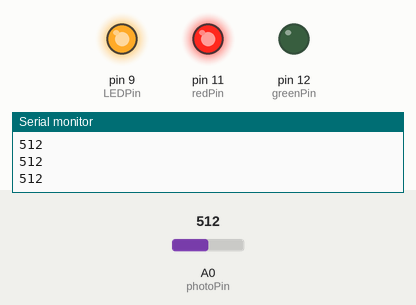
The sketch below on a simulated Arduino Uno, built with avr-gcc and run on an emulated ATmega328P. On the bench: output pins drawn as LEDs (lit = HIGH), the last lines printed to the serial monitor. Inputs (shaded band) come from the test bench; at power-on: A0 (photoPin) = 512.

Above: at 1.2 s.
1.3 s: A0 (photoPin) set to 122
At 2.5 s:
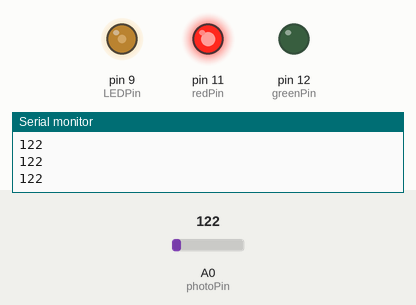
2.8 s: A0 (photoPin) set to 0
At 4.0 s:
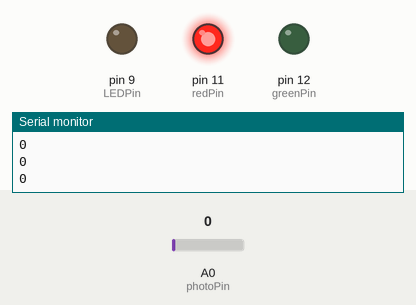
4.3 s: A0 (photoPin) set to 3
At 5.2 s:
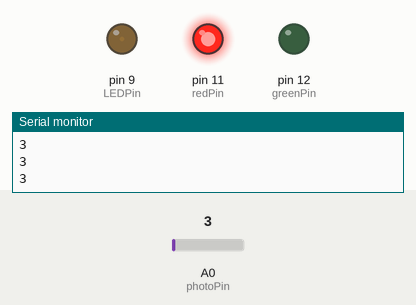
5.8 s: A0 (photoPin) set to 306
At 14.0 s:
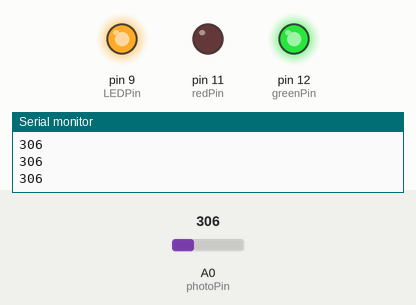
Timing chart, 0 to 26.9 s (numbered marks = the images above; inputs shaded):
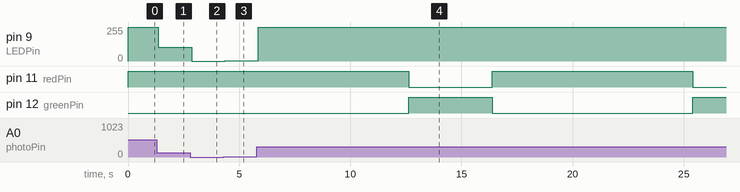

The sketch:

photoResistor.ino
```cpp
//---------------------------------------------------//
//                                                   //
//             Arduino Photoresistor reader          //
//             Deigned for ROSpiBot project          //
//                                                   //
//  Sketch by Andrea Fioroni (andrifiore@gmail.com)  //
//                                                   //
//                  GitHub repo:                     //
// https://github.com/isarlab-department-engineering //
//                                                   //
//---------------------------------------------------//

// This sketch reads the analogic value from a photoresistor
// and communicates it to a Raspberry through the serial port

#define photoPin A0   // photoresistor pin
#define LEDPin 9      // LED pin
#define spinDelay 200 // complessive loop delay
#define ledDelay 50   // LED blink delay
#define redPin  11     // red semaphore pin
#define greenPin  12   // green semaphore pin

int photoSensor = 0;
int semaphoreState = 0;
int semaphoreCount = 0;

void setup() {
  Serial.begin(9600); // initialise serial port (9600 baud)
  pinMode(photoPin, INPUT); // setupt photoresistor as input
  pinMode(LEDPin, OUTPUT);  // setupt LED pin as output
  pinMode(redPin, OUTPUT);  // setupt red semaphore pin as output
  pinMode(greenPin, OUTPUT);  // setupt green semaphore pin as output
  analogWrite(LEDPin, 0);   // shutdown LED
  digitalWrite(redPin, HIGH); // start with red semaphore
  semaphoreCount = 35;
}

void loop() {
  photoSensor = analogRead(photoPin); // read photoresistor
  Serial.println(photoSensor);  // write photoresistor value on the serial port

  semaphoreCount = semaphoreCount+1;
  if(semaphoreCount == 60) { // 12*5 = 60 (every loop is 200 ms, so they will swap every 12 secs
    swapSemaphore();
  }

  analogWrite(LEDPin, map(photoSensor,0,300,0,255));
  //blinkLED();

  delay(spinDelay - ledDelay);
}

void blinkLED() {
  analogWrite(LEDPin, 20);  // LED on
  delay(ledDelay);
  analogWrite(LEDPin, 0);   // LED off
}

void swapSemaphore() {
  if(semaphoreState == 1) { // green
    semaphoreState = 0;
    semaphoreCount = 35;
    digitalWrite(redPin, LOW);
    digitalWrite(greenPin, HIGH);
  } else { // red
    semaphoreState = 1;
    semaphoreCount = 0;
    digitalWrite(redPin, HIGH);
    digitalWrite(greenPin, LOW);
  }
}
```

Measured:
- after the input at 1.3 s, pin 9 (LEDPin): 255/255 → 103/255 after 0.05 s
- after the input at 2.8 s, pin 9 (LEDPin): 103/255 → 0/255 after 0.06 s
- after the input at 4.3 s, pin 9 (LEDPin): 0/255 → 2/255 after 0.06 s
- after the input at 5.8 s, pin 9 (LEDPin): 2/255 → 255/255 after 0.06 s
